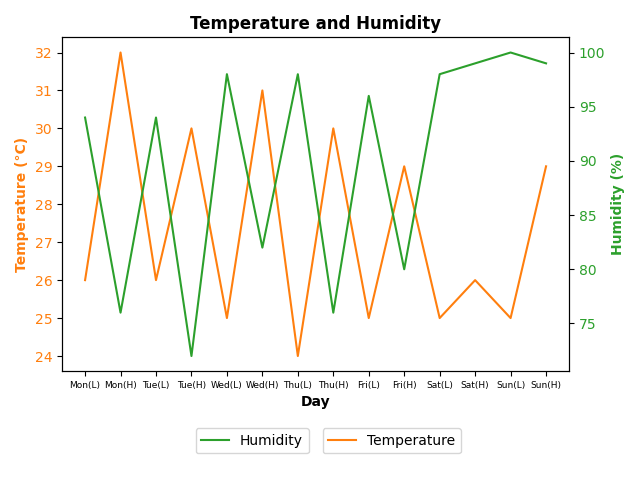

Write Python code to recreate this figure.
import pandas as pd 
import matplotlib.pyplot as plt

# Creating the dataset
data = {
    'Day': ['Mon(L)', 'Mon(H)', 'Tue(L)', 'Tue(H)', 'Wed(L)', 'Wed(H)', 'Thu(L)', 'Thu(H)', 'Fri(L)', 'Fri(H)', 'Sat(L)', 'Sat(H)', 'Sun(L)', 'Sun(H)'],
    'Air Pressure (mb)': [1.006, 1.004, 1.005, 1.004, 1.006, 1.006, 1.007, 1.006, 1.004, 1.006, 0.998, 0.992, 0.999, 1.003],
    'Wind Speed (kph)': [1, 1, 3, 2, 0, 3, 0, 3, 2, 3, 6, 8, 2, 2],
    'Temperature (°C)': [26, 32, 26, 30, 25, 31, 24, 30, 25, 29, 25, 26, 25, 29],
    'Humidity (%)': [94, 76, 94, 72, 98, 82, 98, 76, 96, 80, 98, 99, 100, 99]
}

# Converting to a DataFrame
df = pd.DataFrame(data)

# Plotting Graph 2: Temperature and Humidity
fig, ax1 = plt.subplots()

# Temperature Plot
ax1.set_xlabel('Day', fontweight='bold')
ax1.set_ylabel('Temperature (°C)', color='tab:orange', fontweight='bold')
ax1.plot(df['Day'], df['Temperature (°C)'], color='tab:orange', label='Temperature')
ax1.tick_params(axis='y', labelcolor='tab:orange')

# Adjusting the font size of the day labels
plt.xticks(fontsize=6.5)

# Creating a second y-axis for Humidity
ax2 = ax1.twinx()
ax2.set_ylabel('Humidity (%)', color='tab:green', fontweight='bold')
ax2.plot(df['Day'], df['Humidity (%)'], color='tab:green', label='Humidity')
ax2.tick_params(axis='y', labelcolor='tab:green')

# Adding legends and title
fig.tight_layout()
ax1.legend(loc='upper left', bbox_to_anchor=(0.5, -0.15), ncol=2)
ax2.legend(loc='upper right', bbox_to_anchor=(0.5, -0.15), ncol=2)
plt.title('Temperature and Humidity', fontweight='bold')
plt.show()
